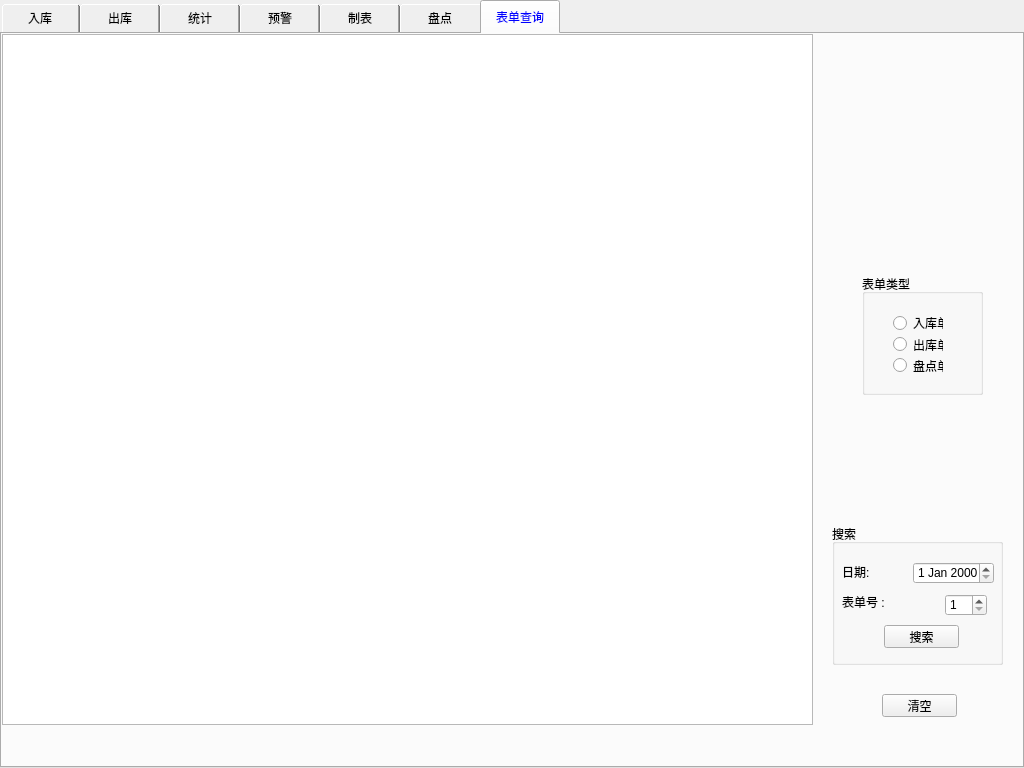
<?xml version="1.0" encoding="UTF-8"?>
<ui version="4.0">
 <class>Widget</class>
 <widget class="QWidget" name="Widget">
  <property name="geometry">
   <rect>
    <x>0</x>
    <y>0</y>
    <width>1024</width>
    <height>768</height>
   </rect>
  </property>
  <property name="windowTitle">
   <string>Widget</string>
  </property>
  <widget class="QTabWidget" name="tabWidget">
   <property name="geometry">
    <rect>
     <x>0</x>
     <y>0</y>
     <width>1024</width>
     <height>768</height>
    </rect>
   </property>
   <property name="styleSheet">
    <string notr="true">QTabBar::tab {min-width:80px;min-height:32px;}
QTabBar::tab:!selected {margin-top: 2px;}
QTabBar::tab:selected {color:blue;}
</string>
   </property>
   <property name="currentIndex">
    <number>6</number>
   </property>
   <widget class="QWidget" name="tab_import">
    <attribute name="title">
     <string>入库</string>
    </attribute>
    <widget class="QPushButton" name="addPButton_import">
     <property name="enabled">
      <bool>true</bool>
     </property>
     <property name="geometry">
      <rect>
       <x>1104</x>
       <y>340</y>
       <width>75</width>
       <height>23</height>
      </rect>
     </property>
     <property name="text">
      <string>增加</string>
     </property>
    </widget>
    <widget class="QPushButton" name="delPButton_import">
     <property name="geometry">
      <rect>
       <x>900</x>
       <y>180</y>
       <width>75</width>
       <height>23</height>
      </rect>
     </property>
     <property name="text">
      <string>删除</string>
     </property>
    </widget>
    <widget class="QPushButton" name="commitPButton_import">
     <property name="geometry">
      <rect>
       <x>900</x>
       <y>220</y>
       <width>75</width>
       <height>23</height>
      </rect>
     </property>
     <property name="text">
      <string>保存</string>
     </property>
    </widget>
    <widget class="QPushButton" name="showPButton_import">
     <property name="geometry">
      <rect>
       <x>1105</x>
       <y>290</y>
       <width>75</width>
       <height>23</height>
      </rect>
     </property>
     <property name="text">
      <string>显示</string>
     </property>
    </widget>
    <widget class="QTableWidget" name="tableWidget_import">
     <property name="geometry">
      <rect>
       <x>0</x>
       <y>0</y>
       <width>720</width>
       <height>750</height>
      </rect>
     </property>
    </widget>
    <widget class="QPushButton" name="searchPButton_import">
     <property name="geometry">
      <rect>
       <x>1104</x>
       <y>390</y>
       <width>75</width>
       <height>23</height>
      </rect>
     </property>
     <property name="text">
      <string>查询</string>
     </property>
    </widget>
    <widget class="QLineEdit" name="lineEdit_import">
     <property name="geometry">
      <rect>
       <x>739</x>
       <y>100</y>
       <width>261</width>
       <height>20</height>
      </rect>
     </property>
    </widget>
    <widget class="QLabel" name="label">
     <property name="geometry">
      <rect>
       <x>740</x>
       <y>70</y>
       <width>261</width>
       <height>16</height>
      </rect>
     </property>
     <property name="text">
      <string>扫码枪输入框：</string>
     </property>
    </widget>
   </widget>
   <widget class="QWidget" name="tab_export">
    <attribute name="title">
     <string>出库</string>
    </attribute>
    <widget class="QPushButton" name="commitPButton_export">
     <property name="geometry">
      <rect>
       <x>900</x>
       <y>220</y>
       <width>75</width>
       <height>23</height>
      </rect>
     </property>
     <property name="text">
      <string>保存</string>
     </property>
    </widget>
    <widget class="QPushButton" name="delPButton_export">
     <property name="geometry">
      <rect>
       <x>900</x>
       <y>180</y>
       <width>75</width>
       <height>23</height>
      </rect>
     </property>
     <property name="text">
      <string>删除</string>
     </property>
    </widget>
    <widget class="QPushButton" name="showPButton_export">
     <property name="geometry">
      <rect>
       <x>1105</x>
       <y>350</y>
       <width>75</width>
       <height>23</height>
      </rect>
     </property>
     <property name="text">
      <string>显示</string>
     </property>
    </widget>
    <widget class="QPushButton" name="addPButton_export">
     <property name="geometry">
      <rect>
       <x>1105</x>
       <y>320</y>
       <width>75</width>
       <height>23</height>
      </rect>
     </property>
     <property name="text">
      <string>增加</string>
     </property>
    </widget>
    <widget class="QTableWidget" name="tableWidget_export">
     <property name="geometry">
      <rect>
       <x>0</x>
       <y>0</y>
       <width>720</width>
       <height>750</height>
      </rect>
     </property>
    </widget>
    <widget class="QPushButton" name="searchPButton_export">
     <property name="geometry">
      <rect>
       <x>1105</x>
       <y>390</y>
       <width>75</width>
       <height>23</height>
      </rect>
     </property>
     <property name="text">
      <string>查询</string>
     </property>
    </widget>
    <widget class="QLineEdit" name="lineEdit_export">
     <property name="geometry">
      <rect>
       <x>739</x>
       <y>100</y>
       <width>261</width>
       <height>20</height>
      </rect>
     </property>
    </widget>
    <widget class="QLabel" name="label_2">
     <property name="geometry">
      <rect>
       <x>740</x>
       <y>70</y>
       <width>261</width>
       <height>16</height>
      </rect>
     </property>
     <property name="text">
      <string>扫码枪输入框：</string>
     </property>
    </widget>
   </widget>
   <widget class="QWidget" name="tab_statistics">
    <attribute name="title">
     <string>统计</string>
    </attribute>
    <widget class="QTableWidget" name="tableWidget_statistics">
     <property name="geometry">
      <rect>
       <x>0</x>
       <y>0</y>
       <width>720</width>
       <height>750</height>
      </rect>
     </property>
    </widget>
    <widget class="QGroupBox" name="groupBox">
     <property name="geometry">
      <rect>
       <x>730</x>
       <y>321</y>
       <width>131</width>
       <height>181</height>
      </rect>
     </property>
     <property name="title">
      <string>入库</string>
     </property>
     <widget class="QWidget" name="layoutWidget">
      <property name="geometry">
       <rect>
        <x>27</x>
        <y>10</y>
        <width>77</width>
        <height>171</height>
       </rect>
      </property>
      <layout class="QVBoxLayout" name="verticalLayout">
       <item>
        <widget class="QPushButton" name="import_day_PButton">
         <property name="text">
          <string>日报</string>
         </property>
        </widget>
       </item>
       <item>
        <widget class="QPushButton" name="import_week_PButton">
         <property name="text">
          <string>周报</string>
         </property>
        </widget>
       </item>
       <item>
        <widget class="QPushButton" name="import_month_PButton">
         <property name="text">
          <string>月报</string>
         </property>
        </widget>
       </item>
       <item>
        <widget class="QPushButton" name="import_season_Button">
         <property name="text">
          <string>季报</string>
         </property>
        </widget>
       </item>
       <item>
        <widget class="QPushButton" name="import_year_PButton">
         <property name="text">
          <string>年报</string>
         </property>
        </widget>
       </item>
      </layout>
     </widget>
    </widget>
    <widget class="QGroupBox" name="groupBox_2">
     <property name="geometry">
      <rect>
       <x>880</x>
       <y>320</y>
       <width>121</width>
       <height>181</height>
      </rect>
     </property>
     <property name="title">
      <string>出库</string>
     </property>
     <widget class="QWidget" name="layoutWidget_1">
      <property name="geometry">
       <rect>
        <x>22</x>
        <y>10</y>
        <width>77</width>
        <height>171</height>
       </rect>
      </property>
      <layout class="QVBoxLayout" name="verticalLayout_2">
       <item>
        <widget class="QPushButton" name="export_day_PButton">
         <property name="text">
          <string>日报</string>
         </property>
        </widget>
       </item>
       <item>
        <widget class="QPushButton" name="export_week_PButton">
         <property name="text">
          <string>周报</string>
         </property>
        </widget>
       </item>
       <item>
        <widget class="QPushButton" name="export_month_PButton">
         <property name="text">
          <string>月报</string>
         </property>
        </widget>
       </item>
       <item>
        <widget class="QPushButton" name="export_season_PButton">
         <property name="text">
          <string>季报</string>
         </property>
        </widget>
       </item>
       <item>
        <widget class="QPushButton" name="export_year_PButton">
         <property name="text">
          <string>年报</string>
         </property>
        </widget>
       </item>
      </layout>
     </widget>
    </widget>
    <widget class="QCalendarWidget" name="calendarWidget">
     <property name="geometry">
      <rect>
       <x>730</x>
       <y>10</y>
       <width>281</width>
       <height>281</height>
      </rect>
     </property>
    </widget>
    <widget class="QGroupBox" name="groupBox_3">
     <property name="geometry">
      <rect>
       <x>731</x>
       <y>527</y>
       <width>131</width>
       <height>181</height>
      </rect>
     </property>
     <property name="title">
      <string>在库</string>
     </property>
     <widget class="QWidget" name="layoutWidget_2">
      <property name="geometry">
       <rect>
        <x>27</x>
        <y>10</y>
        <width>77</width>
        <height>171</height>
       </rect>
      </property>
      <layout class="QVBoxLayout" name="verticalLayout_5">
       <item>
        <widget class="QPushButton" name="stock_day_PButton">
         <property name="text">
          <string>日报</string>
         </property>
        </widget>
       </item>
       <item>
        <widget class="QPushButton" name="stock_week_PButton">
         <property name="text">
          <string>周报</string>
         </property>
        </widget>
       </item>
       <item>
        <widget class="QPushButton" name="stock_month_PButton">
         <property name="text">
          <string>月报</string>
         </property>
        </widget>
       </item>
       <item>
        <widget class="QPushButton" name="stock_season_Button">
         <property name="text">
          <string>季报</string>
         </property>
        </widget>
       </item>
       <item>
        <widget class="QPushButton" name="stock_year_PButton">
         <property name="text">
          <string>年报</string>
         </property>
        </widget>
       </item>
      </layout>
     </widget>
    </widget>
    <widget class="QPushButton" name="clear_sta_PButton">
     <property name="geometry">
      <rect>
       <x>910</x>
       <y>600</y>
       <width>75</width>
       <height>23</height>
      </rect>
     </property>
     <property name="text">
      <string>清空</string>
     </property>
    </widget>
   </widget>
   <widget class="QWidget" name="tab_alart">
    <attribute name="title">
     <string>预警</string>
    </attribute>
    <widget class="QLabel" name="label_3">
     <property name="geometry">
      <rect>
       <x>20</x>
       <y>697</y>
       <width>171</width>
       <height>31</height>
      </rect>
     </property>
     <property name="text">
      <string>数量警戒：太多警戒、太少警戒</string>
     </property>
    </widget>
    <widget class="QLabel" name="label_4">
     <property name="geometry">
      <rect>
       <x>290</x>
       <y>707</y>
       <width>181</width>
       <height>16</height>
      </rect>
     </property>
     <property name="text">
      <string>过期警戒：接近过期、已经过期</string>
     </property>
    </widget>
    <widget class="QLabel" name="label_5">
     <property name="geometry">
      <rect>
       <x>540</x>
       <y>705</y>
       <width>181</width>
       <height>21</height>
      </rect>
     </property>
     <property name="text">
      <string>特殊要求：禁止销售、禁止买入</string>
     </property>
    </widget>
    <widget class="QTableWidget" name="tableWidget_alart">
     <property name="geometry">
      <rect>
       <x>0</x>
       <y>0</y>
       <width>720</width>
       <height>691</height>
      </rect>
     </property>
    </widget>
    <widget class="QLineEdit" name="lineEdit_alart">
     <property name="geometry">
      <rect>
       <x>744</x>
       <y>115</y>
       <width>261</width>
       <height>20</height>
      </rect>
     </property>
    </widget>
    <widget class="QLabel" name="label_7">
     <property name="geometry">
      <rect>
       <x>745</x>
       <y>95</y>
       <width>261</width>
       <height>16</height>
      </rect>
     </property>
     <property name="text">
      <string>扫码枪输入框：</string>
     </property>
    </widget>
    <widget class="QCheckBox" name="checkBox">
     <property name="geometry">
      <rect>
       <x>760</x>
       <y>290</y>
       <width>71</width>
       <height>16</height>
      </rect>
     </property>
     <property name="text">
      <string>数量预警</string>
     </property>
    </widget>
    <widget class="QCheckBox" name="checkBox_2">
     <property name="geometry">
      <rect>
       <x>760</x>
       <y>320</y>
       <width>91</width>
       <height>16</height>
      </rect>
     </property>
     <property name="text">
      <string>保质期预警</string>
     </property>
    </widget>
    <widget class="QCheckBox" name="checkBox_3">
     <property name="geometry">
      <rect>
       <x>760</x>
       <y>350</y>
       <width>71</width>
       <height>16</height>
      </rect>
     </property>
     <property name="text">
      <string>法律禁止</string>
     </property>
    </widget>
    <widget class="QLabel" name="label_8">
     <property name="geometry">
      <rect>
       <x>750</x>
       <y>210</y>
       <width>91</width>
       <height>16</height>
      </rect>
     </property>
     <property name="text">
      <string>名称模糊查询</string>
     </property>
    </widget>
    <widget class="QLineEdit" name="lineEdit">
     <property name="geometry">
      <rect>
       <x>744</x>
       <y>230</y>
       <width>260</width>
       <height>20</height>
      </rect>
     </property>
    </widget>
    <widget class="QPushButton" name="search_PButton_alart">
     <property name="geometry">
      <rect>
       <x>760</x>
       <y>460</y>
       <width>75</width>
       <height>23</height>
      </rect>
     </property>
     <property name="text">
      <string>查询</string>
     </property>
    </widget>
    <widget class="QRadioButton" name="radioButton">
     <property name="geometry">
      <rect>
       <x>740</x>
       <y>55</y>
       <width>251</width>
       <height>41</height>
      </rect>
     </property>
     <property name="text">
      <string>标签真值查询</string>
     </property>
    </widget>
    <widget class="QRadioButton" name="radioButton_2">
     <property name="geometry">
      <rect>
       <x>740</x>
       <y>190</y>
       <width>141</width>
       <height>16</height>
      </rect>
     </property>
     <property name="text">
      <string>名称模糊查询</string>
     </property>
    </widget>
   </widget>
   <widget class="QWidget" name="tab_table">
    <attribute name="title">
     <string>制表</string>
    </attribute>
    <widget class="QPushButton" name="showPButton_table">
     <property name="geometry">
      <rect>
       <x>1045</x>
       <y>340</y>
       <width>75</width>
       <height>23</height>
      </rect>
     </property>
     <property name="text">
      <string>显示所有</string>
     </property>
    </widget>
    <widget class="QTableWidget" name="tableWidget_table">
     <property name="geometry">
      <rect>
       <x>0</x>
       <y>0</y>
       <width>1021</width>
       <height>461</height>
      </rect>
     </property>
    </widget>
    <widget class="QLabel" name="label_show">
     <property name="geometry">
      <rect>
       <x>584</x>
       <y>506</y>
       <width>251</width>
       <height>161</height>
      </rect>
     </property>
     <property name="frameShape">
      <enum>QFrame::WinPanel</enum>
     </property>
     <property name="frameShadow">
      <enum>QFrame::Sunken</enum>
     </property>
     <property name="text">
      <string>提示</string>
     </property>
    </widget>
    <widget class="QWidget" name="layoutWidget_3">
     <property name="geometry">
      <rect>
       <x>10</x>
       <y>513</y>
       <width>81</width>
       <height>161</height>
      </rect>
     </property>
     <layout class="QVBoxLayout" name="verticalLayout_3">
      <item>
       <widget class="QLabel" name="label_id">
        <property name="text">
         <string>ID</string>
        </property>
       </widget>
      </item>
      <item>
       <widget class="QLabel" name="label_name">
        <property name="text">
         <string>名称</string>
        </property>
       </widget>
      </item>
      <item>
       <widget class="QLabel" name="label_kind">
        <property name="text">
         <string>规格</string>
        </property>
       </widget>
      </item>
      <item>
       <widget class="QLabel" name="label_remark">
        <property name="text">
         <string>备注</string>
        </property>
       </widget>
      </item>
     </layout>
    </widget>
    <widget class="QWidget" name="layoutWidget_4">
     <property name="geometry">
      <rect>
       <x>120</x>
       <y>511</y>
       <width>381</width>
       <height>171</height>
      </rect>
     </property>
     <layout class="QVBoxLayout" name="verticalLayout_4">
      <item>
       <widget class="QLineEdit" name="lineEdit_id"/>
      </item>
      <item>
       <widget class="QLineEdit" name="lineEdit_name"/>
      </item>
      <item>
       <widget class="QLineEdit" name="lineEdit_kind"/>
      </item>
      <item>
       <widget class="QLineEdit" name="lineEdit_remark"/>
      </item>
     </layout>
    </widget>
    <widget class="QWidget" name="layoutWidget_5">
     <property name="geometry">
      <rect>
       <x>896</x>
       <y>490</y>
       <width>81</width>
       <height>181</height>
      </rect>
     </property>
     <layout class="QVBoxLayout" name="verticalLayout_6">
      <item>
       <widget class="QPushButton" name="addPButton_table">
        <property name="text">
         <string>增加</string>
        </property>
       </widget>
      </item>
      <item>
       <widget class="QPushButton" name="modPButton_table">
        <property name="text">
         <string>修改</string>
        </property>
       </widget>
      </item>
      <item>
       <widget class="QPushButton" name="delPButton_table">
        <property name="text">
         <string>删除</string>
        </property>
       </widget>
      </item>
      <item>
       <widget class="QPushButton" name="commitPButton_table">
        <property name="text">
         <string>保存</string>
        </property>
       </widget>
      </item>
     </layout>
    </widget>
   </widget>
   <widget class="QWidget" name="tab_stock">
    <property name="inputMethodHints">
     <set>Qt::ImhNone</set>
    </property>
    <attribute name="title">
     <string>盘点</string>
    </attribute>
    <widget class="QPushButton" name="delPButton_stock">
     <property name="geometry">
      <rect>
       <x>899</x>
       <y>210</y>
       <width>75</width>
       <height>23</height>
      </rect>
     </property>
     <property name="text">
      <string>删除</string>
     </property>
    </widget>
    <widget class="QLineEdit" name="lineEdit_ID">
     <property name="geometry">
      <rect>
       <x>850</x>
       <y>140</y>
       <width>171</width>
       <height>20</height>
      </rect>
     </property>
    </widget>
    <widget class="QWidget" name="widget" native="true">
     <property name="geometry">
      <rect>
       <x>0</x>
       <y>1</y>
       <width>851</width>
       <height>741</height>
      </rect>
     </property>
     <property name="styleSheet">
      <string notr="true"/>
     </property>
     <widget class="QTableWidget" name="tableWidget_stock">
      <property name="geometry">
       <rect>
        <x>0</x>
        <y>136</y>
        <width>851</width>
        <height>531</height>
       </rect>
      </property>
     </widget>
     <widget class="QLabel" name="label_number">
      <property name="geometry">
       <rect>
        <x>710</x>
        <y>86</y>
        <width>54</width>
        <height>12</height>
       </rect>
      </property>
      <property name="text">
       <string>表单号</string>
      </property>
     </widget>
     <widget class="QDateTimeEdit" name="dateTimeEdit">
      <property name="geometry">
       <rect>
        <x>530</x>
        <y>80</y>
        <width>121</width>
        <height>22</height>
       </rect>
      </property>
     </widget>
     <widget class="QLabel" name="label_dateTime">
      <property name="geometry">
       <rect>
        <x>467</x>
        <y>87</y>
        <width>54</width>
        <height>12</height>
       </rect>
      </property>
      <property name="text">
       <string>进货日期</string>
      </property>
     </widget>
     <widget class="QLabel" name="label_title">
      <property name="geometry">
       <rect>
        <x>340</x>
        <y>10</y>
        <width>321</width>
        <height>41</height>
       </rect>
      </property>
      <property name="font">
       <font>
        <pointsize>18</pointsize>
        <weight>75</weight>
        <bold>true</bold>
       </font>
      </property>
      <property name="text">
       <string>在库、盘点</string>
      </property>
     </widget>
     <widget class="QLabel" name="label_suppliers">
      <property name="geometry">
       <rect>
        <x>37</x>
        <y>85</y>
        <width>54</width>
        <height>12</height>
       </rect>
      </property>
      <property name="text">
       <string>供应商</string>
      </property>
     </widget>
     <widget class="QLineEdit" name="lineEdit_suppliers">
      <property name="geometry">
       <rect>
        <x>99</x>
        <y>80</y>
        <width>181</width>
        <height>21</height>
       </rect>
      </property>
     </widget>
     <widget class="QLabel" name="label_company">
      <property name="geometry">
       <rect>
        <x>20</x>
        <y>700</y>
        <width>91</width>
        <height>16</height>
       </rect>
      </property>
      <property name="text">
       <string>公司：</string>
      </property>
     </widget>
     <widget class="QLabel" name="label_operater">
      <property name="geometry">
       <rect>
        <x>240</x>
        <y>700</y>
        <width>54</width>
        <height>12</height>
       </rect>
      </property>
      <property name="text">
       <string>操作人：</string>
      </property>
     </widget>
     <widget class="QSpinBox" name="spinBox">
      <property name="geometry">
       <rect>
        <x>770</x>
        <y>80</y>
        <width>61</width>
        <height>22</height>
       </rect>
      </property>
      <property name="readOnly">
       <bool>true</bool>
      </property>
      <property name="minimum">
       <number>1</number>
      </property>
      <property name="maximum">
       <number>999</number>
      </property>
     </widget>
    </widget>
    <widget class="QPushButton" name="commitPButton_stock">
     <property name="geometry">
      <rect>
       <x>901</x>
       <y>250</y>
       <width>75</width>
       <height>23</height>
      </rect>
     </property>
     <property name="text">
      <string>保存</string>
     </property>
    </widget>
    <widget class="QPushButton" name="printPButton_stock">
     <property name="enabled">
      <bool>true</bool>
     </property>
     <property name="geometry">
      <rect>
       <x>901</x>
       <y>308</y>
       <width>75</width>
       <height>23</height>
      </rect>
     </property>
     <property name="text">
      <string>打印</string>
     </property>
    </widget>
    <widget class="QPushButton" name="showAllPButton_stock">
     <property name="geometry">
      <rect>
       <x>901</x>
       <y>350</y>
       <width>75</width>
       <height>23</height>
      </rect>
     </property>
     <property name="text">
      <string>show all</string>
     </property>
    </widget>
    <widget class="QPushButton" name="printTableWidgetPButton">
     <property name="geometry">
      <rect>
       <x>901</x>
       <y>390</y>
       <width>75</width>
       <height>23</height>
      </rect>
     </property>
     <property name="text">
      <string>print table</string>
     </property>
    </widget>
    <widget class="QLabel" name="label_6">
     <property name="geometry">
      <rect>
       <x>850</x>
       <y>105</y>
       <width>261</width>
       <height>41</height>
      </rect>
     </property>
     <property name="text">
      <string>扫码枪输入框：</string>
     </property>
    </widget>
   </widget>
   <widget class="QWidget" name="tab">
    <attribute name="title">
     <string>表单查询</string>
    </attribute>
    <widget class="QGroupBox" name="search_groupBox">
     <property name="geometry">
      <rect>
       <x>830</x>
       <y>490</y>
       <width>171</width>
       <height>141</height>
      </rect>
     </property>
     <property name="title">
      <string>搜索</string>
     </property>
     <widget class="QLabel" name="searchNumber_label">
      <property name="geometry">
       <rect>
        <x>10</x>
        <y>70</y>
        <width>71</width>
        <height>16</height>
       </rect>
      </property>
      <property name="text">
       <string>表单号 :</string>
      </property>
     </widget>
     <widget class="QDateEdit" name="search_dateEdit">
      <property name="geometry">
       <rect>
        <x>81</x>
        <y>38</y>
        <width>81</width>
        <height>22</height>
       </rect>
      </property>
     </widget>
     <widget class="QLabel" name="searchDate_label">
      <property name="geometry">
       <rect>
        <x>10</x>
        <y>40</y>
        <width>61</width>
        <height>16</height>
       </rect>
      </property>
      <property name="text">
       <string>日期:</string>
      </property>
     </widget>
     <widget class="QSpinBox" name="search_spinBox">
      <property name="geometry">
       <rect>
        <x>113</x>
        <y>70</y>
        <width>42</width>
        <height>22</height>
       </rect>
      </property>
      <property name="minimum">
       <number>1</number>
      </property>
      <property name="maximum">
       <number>999</number>
      </property>
     </widget>
     <widget class="QPushButton" name="searchPButton_stock">
      <property name="geometry">
       <rect>
        <x>52</x>
        <y>101</y>
        <width>75</width>
        <height>23</height>
       </rect>
      </property>
      <property name="text">
       <string>搜索</string>
      </property>
     </widget>
    </widget>
    <widget class="QTableWidget" name="tableWidget_search">
     <property name="geometry">
      <rect>
       <x>0</x>
       <y>0</y>
       <width>811</width>
       <height>691</height>
      </rect>
     </property>
    </widget>
    <widget class="QGroupBox" name="groupBox_4">
     <property name="geometry">
      <rect>
       <x>860</x>
       <y>240</y>
       <width>121</width>
       <height>121</height>
      </rect>
     </property>
     <property name="title">
      <string>表单类型</string>
     </property>
     <widget class="QWidget" name="layoutWidget_6">
      <property name="geometry">
       <rect>
        <x>20</x>
        <y>30</y>
        <width>72</width>
        <height>80</height>
       </rect>
      </property>
      <layout class="QVBoxLayout" name="verticalLayout_7">
       <item>
        <widget class="QRadioButton" name="radioButton_3">
         <property name="text">
          <string>入库单</string>
         </property>
        </widget>
       </item>
       <item>
        <widget class="QRadioButton" name="radioButton_4">
         <property name="text">
          <string>出库单</string>
         </property>
        </widget>
       </item>
       <item>
        <widget class="QRadioButton" name="radioButton_5">
         <property name="text">
          <string>盘点单</string>
         </property>
        </widget>
       </item>
      </layout>
     </widget>
    </widget>
    <widget class="QPushButton" name="pushButton">
     <property name="geometry">
      <rect>
       <x>880</x>
       <y>660</y>
       <width>75</width>
       <height>23</height>
      </rect>
     </property>
     <property name="text">
      <string>清空</string>
     </property>
    </widget>
   </widget>
  </widget>
 </widget>
 <layoutdefault spacing="6" margin="11"/>
 <tabstops>
  <tabstop>lineEdit_import</tabstop>
  <tabstop>lineEdit_export</tabstop>
  <tabstop>lineEdit_ID</tabstop>
  <tabstop>lineEdit_id</tabstop>
  <tabstop>lineEdit_name</tabstop>
  <tabstop>lineEdit_kind</tabstop>
  <tabstop>lineEdit_remark</tabstop>
  <tabstop>lineEdit</tabstop>
  <tabstop>delPButton_export</tabstop>
  <tabstop>lineEdit_alart</tabstop>
  <tabstop>showPButton_export</tabstop>
  <tabstop>addPButton_export</tabstop>
  <tabstop>tableWidget_export</tabstop>
  <tabstop>searchPButton_export</tabstop>
  <tabstop>addPButton_import</tabstop>
  <tabstop>tableWidget_statistics</tabstop>
  <tabstop>import_day_PButton</tabstop>
  <tabstop>import_week_PButton</tabstop>
  <tabstop>import_month_PButton</tabstop>
  <tabstop>import_season_Button</tabstop>
  <tabstop>import_year_PButton</tabstop>
  <tabstop>export_day_PButton</tabstop>
  <tabstop>export_week_PButton</tabstop>
  <tabstop>export_month_PButton</tabstop>
  <tabstop>export_season_PButton</tabstop>
  <tabstop>export_year_PButton</tabstop>
  <tabstop>calendarWidget</tabstop>
  <tabstop>stock_day_PButton</tabstop>
  <tabstop>stock_week_PButton</tabstop>
  <tabstop>stock_month_PButton</tabstop>
  <tabstop>stock_season_Button</tabstop>
  <tabstop>stock_year_PButton</tabstop>
  <tabstop>clear_sta_PButton</tabstop>
  <tabstop>tableWidget_alart</tabstop>
  <tabstop>delPButton_import</tabstop>
  <tabstop>checkBox</tabstop>
  <tabstop>checkBox_2</tabstop>
  <tabstop>checkBox_3</tabstop>
  <tabstop>commitPButton_import</tabstop>
  <tabstop>search_PButton_alart</tabstop>
  <tabstop>radioButton</tabstop>
  <tabstop>radioButton_2</tabstop>
  <tabstop>showPButton_table</tabstop>
  <tabstop>tableWidget_table</tabstop>
  <tabstop>showPButton_import</tabstop>
  <tabstop>tableWidget_import</tabstop>
  <tabstop>searchPButton_import</tabstop>
  <tabstop>tabWidget</tabstop>
  <tabstop>addPButton_table</tabstop>
  <tabstop>modPButton_table</tabstop>
  <tabstop>delPButton_table</tabstop>
  <tabstop>commitPButton_table</tabstop>
  <tabstop>delPButton_stock</tabstop>
  <tabstop>commitPButton_export</tabstop>
  <tabstop>tableWidget_stock</tabstop>
  <tabstop>dateTimeEdit</tabstop>
  <tabstop>lineEdit_suppliers</tabstop>
  <tabstop>spinBox</tabstop>
  <tabstop>commitPButton_stock</tabstop>
  <tabstop>printPButton_stock</tabstop>
  <tabstop>showAllPButton_stock</tabstop>
  <tabstop>printTableWidgetPButton</tabstop>
 </tabstops>
 <resources/>
 <connections/>
</ui>
